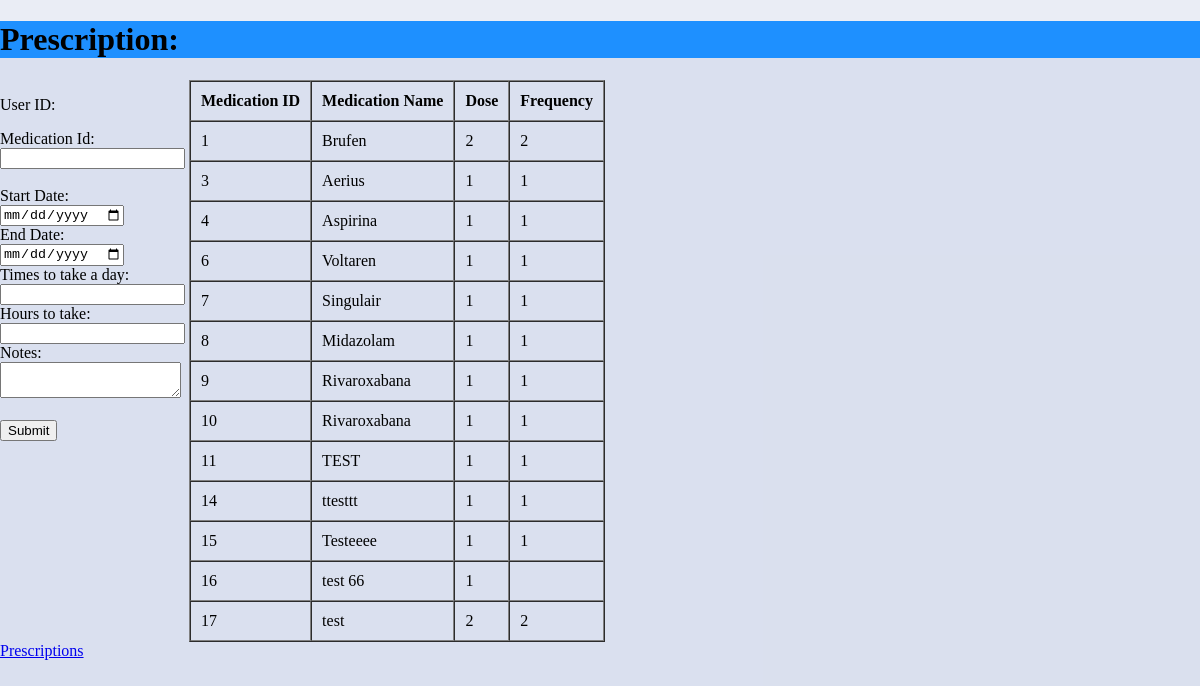
Before: /introPrescription.php with the older database file.
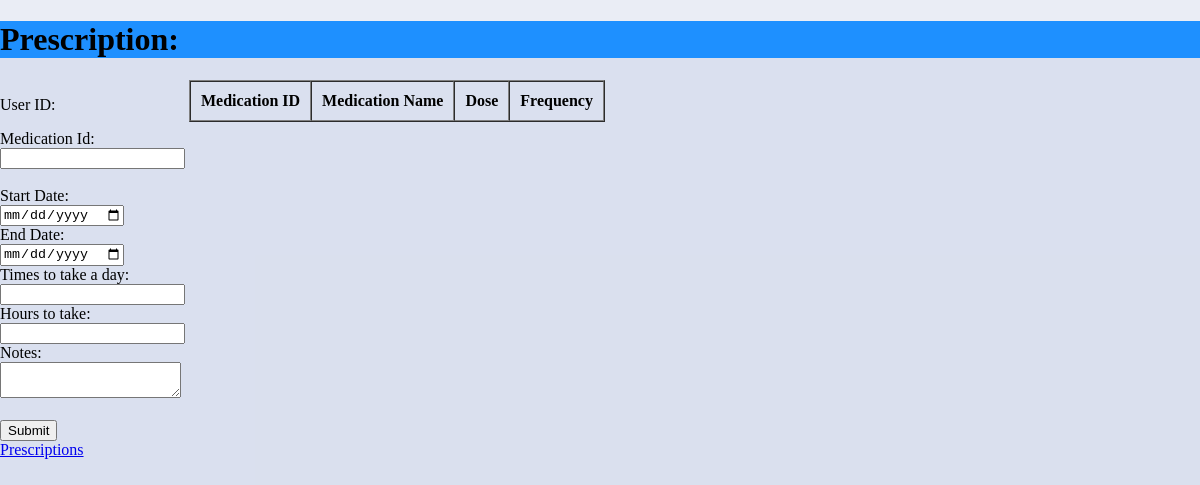
After: the same page with the newer database file.
### tables this page shows
CREATE TABLE `medications` (
  `medication_id` int(11) NOT NULL,
  `name` varchar(100) NOT NULL,
  `dose` varchar(50) NOT NULL,
  `frequency` varchar(50) NOT NULL
);

### introPrescription.php (the view, shortened to what this page needs)
<?php
include 'alert.php';
$user_id = $_GET['id'];
?>
<!DOCTYPE html>
<html lang="en" dir="ltr">
  <head>
  </head>
  <body>
  <h1 style="background-color:DodgerBlue;">Prescription:</h1>
    <form class="" action="" method="post" autocomplete="off" enctype="multipart/form-data">
    <?php echo '<p>User ID: ' . $user_id . '</p>';?>
    <label for="medication_id">Medication Id:</label> <br>
    <input type="text" name="medication_id" id = "medication_id"> <br>
    <br>
    <label for="start_date">Start Date:</label><br>
    <input type="date" id="start_date" name="start_date"><br>
    <label for="end_date">End Date:</label><br>
    <input type="date" id="end_date" name="end_date"><br>
    <label for="times_per_day">Times to take a day:</label> <br>
    <input type="text" name="times_per_day" id="times_per_day"> <br>
    <label for="hours_to_take">Hours to take:</label> <br>
    <input type="text" name="hours_to_take" id="hours_to_take"> <br>
    <label for="notes">Notes:</label><br>
    <textarea id="notes" name="notes"></textarea><br><br>
    <button type = "submit" name = "submit">Submit</button>
    </form>
    <table border="1" cellspacing="0" cellpadding="10">
  <tr>
    <th>Medication ID</th>
    <th>Medication Name</th>
    <th>Dose</th>
    <th>Frequency</th>
  </tr>
  <?php
    $query = "SELECT * FROM `medications`";
    $result = mysqli_query($conn, $query);
  while($row = mysqli_fetch_assoc($result)){
    $medication_id = $row['medication_id'];
    $medication_name = $row['name'];
    $dose = $row['dose'];
    $frequency = $row['frequency'];
    echo "<tr>";
    echo "<td>$medication_id</td>";
    echo "<td>$medication_name</td>";
    echo "<td>$dose</td>";
    echo "<td>$frequency</td>";
    echo "</tr>";
  }
  ?>
</table>
    <br>
    <a href="dataPrescription.php">Prescriptions</a> <br>
  </body>
</html>

### introPrescription.php (style rules this page uses)
html,body { background-color: #a5b4d63b; margin: 0%; height: 100%; }
form, table { display: inline-block; vertical-align: top; }

Changed rows visible on the page:
removed medications: medication_id "1", name "Brufen", dose "2", frequency "2"
removed medications: medication_id "3", name "Aerius", dose "1", frequency "1"
removed medications: medication_id "4", name "Aspirina", dose "1", frequency "1"
removed medications: medication_id "6", name "Voltaren", dose "1", frequency "1"
removed medications: medication_id "7", name "Singulair", dose "1", frequency "1"
removed medications: medication_id "8", name "Midazolam", dose "1", frequency "1"
removed medications: medication_id "9", name "Rivaroxabana", dose "1", frequency "1"
removed medications: medication_id "10", name "Rivaroxabana", dose "1", frequency "1"
removed medications: medication_id "11", name "TEST", dose "1", frequency "1"
removed medications: medication_id "14", name "ttesttt", dose "1", frequency "1"
removed medications: medication_id "15", name "Testeeee", dose "1", frequency "1"
removed medications: medication_id "16", name "test 66", dose "1"
removed medications: medication_id "17", name "test", dose "2", frequency "2"
